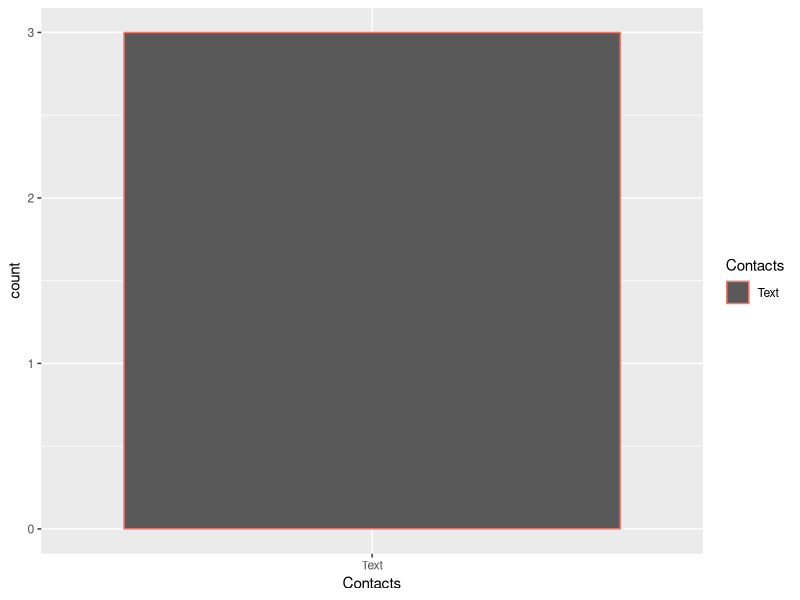

Here is the R script that generated this plot:
library(ggplot2)
library(readr)


res <- read_csv("code/01 Introduction/ResultsTest.csv")

res$Contacts <- as.factor(res$Contacts)



ggplot(res,aes(x=Contacts,colour=Contacts))+geom_bar()
